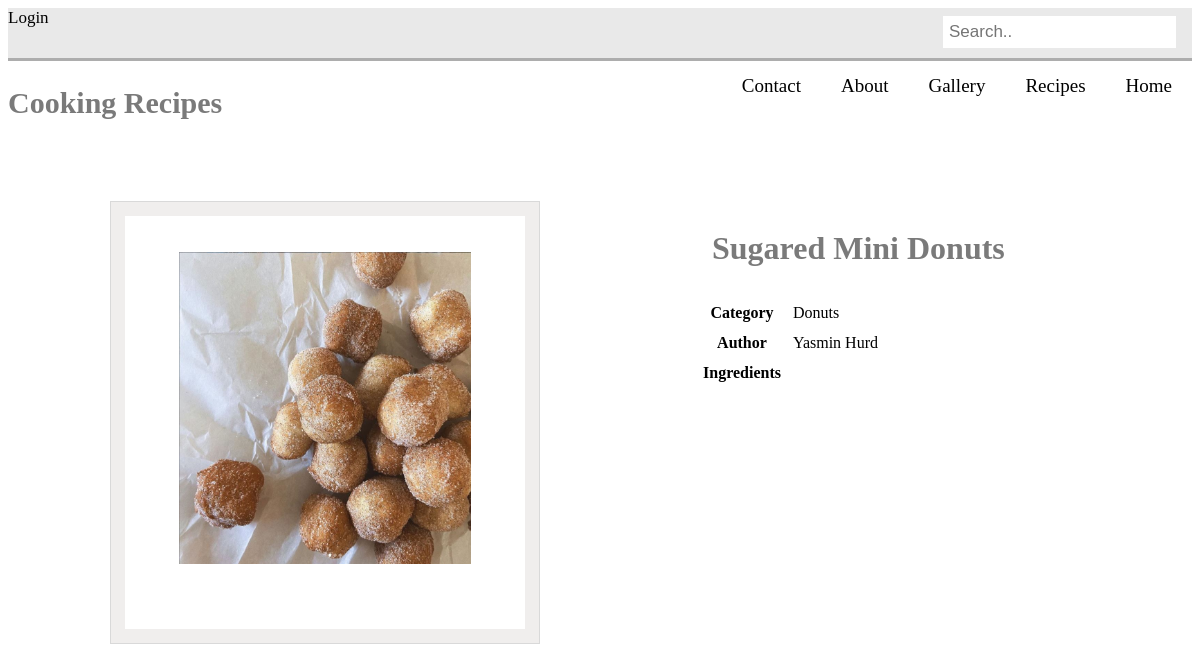
The app's page /details.php?id=3 with its own data.
### tables this page shows
CREATE TABLE `recipes` (
  `recipeID` int(11) NOT NULL,
  `recipe_name` text NOT NULL,
  `author` text NOT NULL,
  `img` text DEFAULT NULL,
  `ingredients` mediumtext DEFAULT NULL,
  `author_id` int(11) NOT NULL
);

CREATE TABLE `category` (
  `categoryID` int(11) NOT NULL,
  `category` text NOT NULL
);

### inc/functions.php (called while the page is built, shortened)
<?php
function full_catalog_array(){
    include("admin/inc/db.php");
    try {
        $results = $pdo->query("SELECT category, recipe_name, author, img, ingredients FROM recipes INNER JOIN category, recipecategory WHERE recipes.recipeID = recipecategory.recipeid AND category.categoryID = recipecategory.categoryid");
    }catch(Exception $e){
        echo "Unable to retrieve results";
    }
    $catalog_array = ($results->fetchAll(PDO::FETCH_ASSOC));
    return $catalog_array;
}

### details.php (the view, shortened to what this page needs)
<?php
include("inc/functions.php");
$catalog_array = full_catalog_array();
if(isset($_GET["id"])){
    $id = $_GET["id"];
    if(isset($catalog_array[$id])){
        $item =$catalog_array[$id];
    }
}
include("header.php");
?>
<div class = "section page">
    <div class ="wrapper">
        <div class ="media-picture">
        <span>
        <img src="<?php echo $item["img"];?> " alt="<?php echo $item["recipe_name"];?>">
        </span>
        </div>
    </div>
    <div class= "media-details">
        <h1><?php echo $item["recipe_name"];?></h1>
        <table>
            <tr>
                <th>Category</th>
                <td><?php echo $item["category"];?></td>
            </tr>
            <tr>
                <th>Author</th>
                <td><?php echo $item["author"];?></td>
            </tr>
            <tr>
                <th>Ingredients</th>
                <td><?php echo $item["ingredients"];?></td>
            </tr>
    </div>
</div>

### css/stylesheet.css (style rules this page uses)
.wrapper { width: 980px; margin: 0 auto; }
.media-picture { float: left; width: 400px; text-align: center; border: 1px solid #d9d9d9; padding: 14px; background: #f0eeed; }
.media-picture span { background: white; display: block; width: 100%; padding: 36px 0 61px; }
.media-picture img { width: 292px; }
.media-details { width: 460px; float:right; margin: 0px 36px; }
td,th { padding: 5px 5px; }
.section { margin:0; padding-top: 56px; }
h1 { color: #7a7a7a; padding: 8px 16px; }

### records on screen
recipes: img (picture), recipe_name "Sugared Mini Donuts", author "Yasmin Hurd"
category: category "Donuts"
